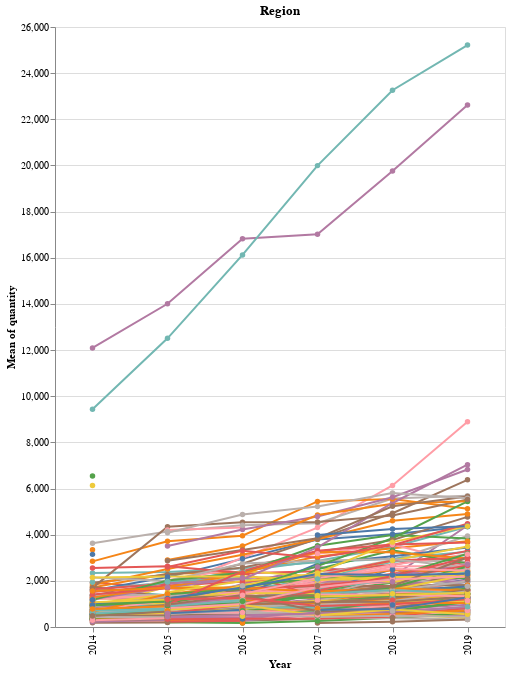

Notebook code cell kept with this figure:
### Code cell
# Create dropdown for Major region
major_region_dropdown = alt.binding_select(options=df['Major region'].unique().tolist(), name="Major region: ")
major_region_selection = alt.selection_point(fields=['Major region'], bind=major_region_dropdown) #, value={"Major region": "Major region"}

# Create dropdown for variable
variable_dropdown = alt.binding_select(options=df['variable'].unique().tolist(), name="Category: ")
variable_selection = alt.selection_point(fields=['variable'], bind=variable_dropdown) #, value={"variable": "Total admissions"} Removed because broke code


# Main chart
main_chart = alt.Chart(df).mark_line(point=True).encode(
    x='Year:O',
    y='mean(quantity):Q',
    color=alt.Color('Region:N', legend=None),  # Set legend to None
    tooltip=["Major region", "Region", "mean(quantity):Q"]
).add_params(
    major_region_selection
).transform_filter(
    major_region_selection
).add_params(
    variable_selection
).transform_filter(
    variable_selection
).properties(
    width=450, 
    height=600,
    title="Region")
main_chart

### Figure 1 — Vega-Lite specification as saved in the notebook (floating-point values rounded to 4 significant figures; data arrays with more than 128 entries replaced by an {"elided": "..."} marker saying what was removed)
{"config": {"view": {"continuousWidth": 300, "continuousHeight": 300}}, "data": {"name": "data-1093c649e2bd719f06b0a9ec80aefcd6"}, "mark": {"type": "line", "point": true}, "encoding": {"color": {"field": "Region", "legend": null, "type": "nominal"}, "tooltip": [{"field": "Major region", "type": "nominal"}, {"field": "Region", "type": "nominal"}, {"aggregate": "mean", "field": "quantity", "type": "quantitative"}], "x": {"field": "Year", "type": "ordinal"}, "y": {"aggregate": "mean", "field": "quantity", "type": "quantitative"}}, "height": 600, "params": [{"name": "param_5", "select": {"type": "point", "fields": ["Major region"]}, "bind": {"input": "select", "options": ["North East", "London", "West Midlands", "West Sussex", "South East", "East Midlands", "North West", "South West", "North Yorkshire"], "name": "Major region: "}}, {"name": "param_6", "select": {"type": "point", "fields": ["variable"]}, "bind": {"input": "select", "options": ["Total admissions", "Admissions count: women", "Admissions per 100,000 population", "Admissions per 100,000 population: women", "Admissions count: men", "Admissions per 100,000 population: men"], "name": "Category: "}}], "title": "Region", "transform": [{"filter": {"param": "param_5"}}, {"filter": {"param": "param_6"}}], "width": 450, "$schema": "https://vega.github.io/schema/vega-lite/v5.14.1.json", "datasets": {"data-1093c649e2bd719f06b0a9ec80aefcd6": {"elided": "5490 records"}}}
